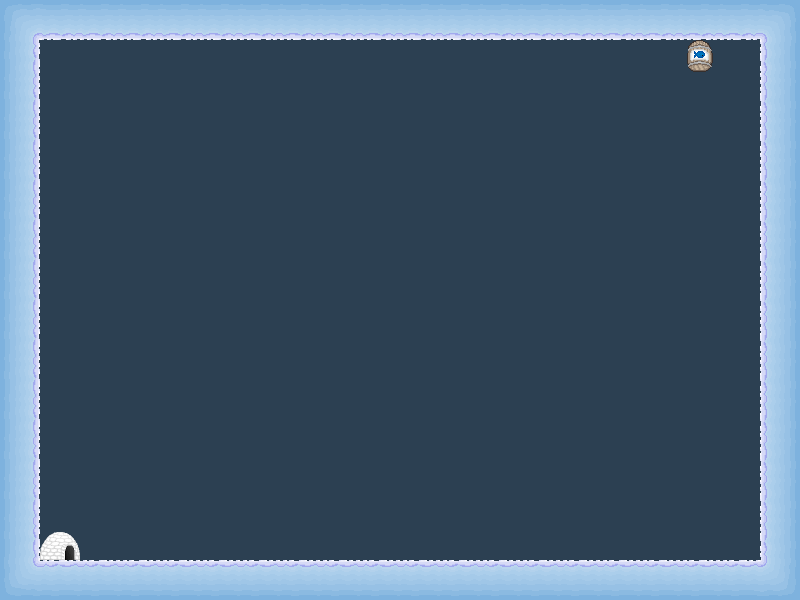

Rendered tile map (Tiled .tmx) drawn with the repository's tilesets; below, a short description and the map source with its tile grids summarised:
An orthogonal 20x15 tile map with 40x40 px tiles, 1 tile layer (textures), 1 hidden layer not drawn, 3 tilesets and 2 objects (mainPlayer, me.LevelEntity).

<map version="1.0" orientation="orthogonal" width="20" height="15" tilewidth="40" tileheight="40" backgroundcolor="#2c4052">
 <tileset firstgid="1" name="solid" tilewidth="40" tileheight="40">
  <image source="tilesets/solid.png" width="40" height="40" />
  <tile id="0">
   <properties>
    <property name="type" value="solid" />
   </properties>
  </tile>
 </tileset>
 <tileset firstgid="2" name="textures" tilewidth="40" tileheight="40">
  <image source="tilesets/textures.png" width="160" height="480" />
 </tileset>
 <tileset firstgid="50" name="objects" tilewidth="40" tileheight="40">
  <image source="tilesets/objects.png" width="160" height="120" />
 </tileset>
 <layer name="textures" width="20" height="15">
  <data>[300 cells, 68 non-empty, 10 distinct tile ids]</data>
 </layer>
 <objectgroup color="#00ff00" name="Entities" width="20" height="15">
  <object name="mainPlayer" x="80" y="520" width="40" height="40" />
  <object name="me.LevelEntity" x="680" y="40" width="40" height="40" />
 </objectgroup>
 <objectgroup color="#ff0000" name="EnemyEntities" width="20" height="15" visible="0" />
 <layer name="collision" width="20" height="15" visible="0">
  <data>[300 cells, 66 non-empty, 1 distinct tile ids]</data>
 </layer>
</map>